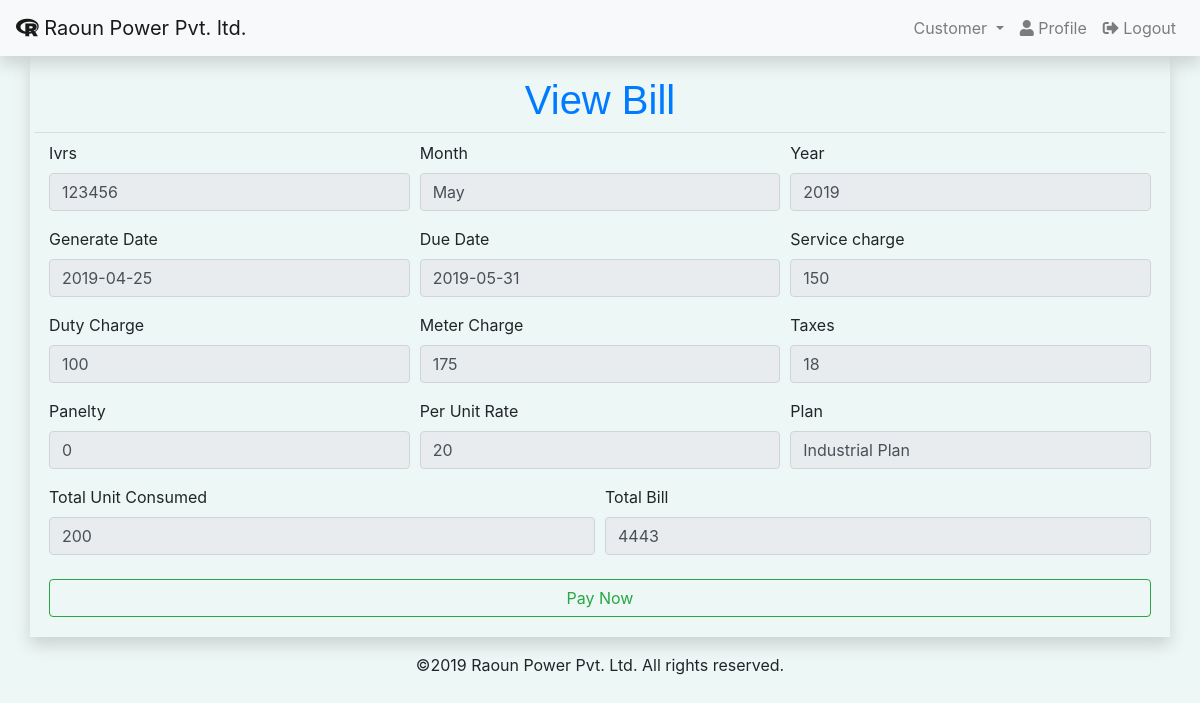
Page /customer/viewbill.php (signed in) on the committed database.
### tables this page shows
CREATE TABLE `billinfo` (
  `ivrs` varchar(20) NOT NULL,
  `month` varchar(10) DEFAULT NULL,
  `year` varchar(10) DEFAULT NULL,
  `generatedate` date DEFAULT NULL,
  `duedate` date DEFAULT NULL,
  `servicecharge` varchar(20) DEFAULT NULL,
  `dutycharge` varchar(10) DEFAULT NULL,
  `metercharge` varchar(10) DEFAULT NULL,
  `tax` varchar(10) DEFAULT NULL,
  `panelty` varchar(10) DEFAULT NULL,
  `unitrate` varchar(10) DEFAULT NULL,
  `plan` varchar(20) DEFAULT NULL,
  `totalunit` varchar(10) DEFAULT NULL,
  `totalbill` varchar(10) DEFAULT NULL
);

### customer/function.php (called while the page is built, shortened)
<?php
function connectinfo()
{
	$con = mysqli_connect("localhost", "root", "", "raoun power pvt. ltd");
    return $con;
}
function readrecord($qry)
{
	$rs = mysqli_query(connectinfo(), $qry);
	return $rs;
}
?>

### customer/viewbill.php (the view, shortened to what this page needs)
<?php
include("function.php");
$ivrs = $_SESSION["ivrs"];
$qry = "SELECT * FROM billinfo WHERE ivrs = '$ivrs'";
$rs = readrecord($qry);
$row = mysqli_fetch_array($rs);
$month = $row["month"];
$year = $row["year"];
$gdate = $row["generatedate"];
$ddate = $row["duedate"];
$schrg = $row["servicecharge"];
$dchrg = $row["dutycharge"];
$mchrg = $row["metercharge"];
$tx = $row["tax"];
$pnlty = $row["panelty"];
$unitrate = $row["unitrate"];
$plan = $row["plan"];
$totalunit = $row["totalunit"];
$totalbill = $row["totalbill"];
?>
<!doctype html>
<html lang="en-us">
<head>
    <?php include("links.php"); ?>
</head>
<body style="background-color:#EDF7F5";>
	<?php include("navbar.php") ?>
<div class="container shadow p-1">
    <h1 style="font-family: 'Work Sans', sans-serif;" class="display-6 text-primary text-center mt-3">View Bill</h1>
        <hr class="my-2">
        <div class="col-xl-12 col-lg-12 col-md-12 col-sm-12 mt-2">
        <form class="mb-3" id="frm" name="frm" method="post">
			<div class="form-row">
				<div class="form-group col-md-4">
                    <label for="ivrs">Ivrs</label>
                    <input type="text" class="form-control" id="ivrs" name="ivrs" value="<?php echo $ivrs; ?>" readonly >
                </div>
                <div class="form-group col-md-4">
                    <label for="mnth" name="mnth">Month</label>
                    <input type="text" class="form-control" id="month" name="month" value="<?php echo $month; ?>" readonly >
                </div>
                <div class="form-group col-md-4">
                    <label for="year" name="year">Year</label>
                    <input type="text" class="form-control" id="year" name="year" value="<?php echo $year; ?>" readonly >
                </div>
            </div>
            <div class="form-row">
                <div class="form-group col-md-4">
                    <label for="gdate">Generate Date</label>
                    <input type="text" class="form-control" id="gdate" name="gdate" value="<?php echo $gdate; ?>" readonly autocomplete="off">
                </div>
                <div class="form-group col-md-4">
					<label for="ddate">Due Date</label>
					<input type="text" id="ddate" name="ddate" class="form-control" value="<?php echo $ddate; ?>" readonly autocomplete="off" />
                </div>
                <div class="form-group col-md-4">
					<label for="schrg">Service charge</label>
					<input type="text" id="schrg" name="schrg" class="form-control" value="<?php echo $schrg; ?>" readonly />
				</div>
            </div>
			<div class="form-row">
                <div class="form-group col-md-4">
					<label for="dchrg">Duty Charge</label>
					<input type="text" id="dchrg" name="dchrg" class="form-control" value="<?php echo $dchrg; ?>" readonly />
                </div>
                <div class="form-group col-md-4">
					<label for="mchrg">Meter Charge</label>
					<input type="text" id="mchrg" name="mchrg" class="form-control" value="<?php echo $mchrg; ?>" readonly />
                </div>
                <div class="form-group col-md-4">
					<label for="tx">Taxes</label>
					<input type="text" id="tx" name="tx" class="form-control" value="<?php echo $tx; ?>" readonly />
                </div>
            </div>
            <div class="form-row">
            <div class="form-group col-md-4">
					<label for="pnlty">Panelty</label>
					<input type="text" id="pnlty" name="pnlty" class="form-control" value="<?php echo $pnlty; ?>" readonly autocomplete="off" />
                </div>
                <div class="form-group col-md-4">
					<label for="unitrate">Per Unit Rate</label>
					<input type="text" id="unitrate" name="unitrate" class="form-control" value="<?php echo $unitrate; ?>" readonly />
                </div>
                <div class="form-group col-md-4">
					<label for="plan">Plan</label>
					<input type="text" id="plan" name="plan" class="form-control" value="<?php echo $plan; ?>" readonly />
                </div>
            </div>
            <div class="form-row">
                <div class="form-group col-md-6">
					<label for="totalunit">Total Unit Consumed</label>
					<input type="text" id="totalunit" name="totalunit" class="form-control" value="<?php echo $totalunit; ?>" readonly />
                </div>
				<div class="form-group col-md-6">
					<label for="totalbill">Total Bill</label>
					<input type="text" id="totalbill" name="totalbill" class="form-control" value="<?php echo $totalbill; ?>" readonly />
                </div>
            </div>
            <a href="billdesk.php" role="button" class="btn btn-outline-success btn-md my-2 btn-block" id="sub" name="sub">Pay Now</a>
        </form>
    </div>
</div>
	<?php include("footer.php") ?>
</body>
</html>

### rows in the picture
billinfo: month "May", year "2019", gdate "2019-04-25", ddate "2019-05-31", schrg "150", dchrg "100", mchrg "175", tx "18", pnlty "0", unitrate "20", plan "Industrial Plan", totalunit "200", totalbill "4443"
